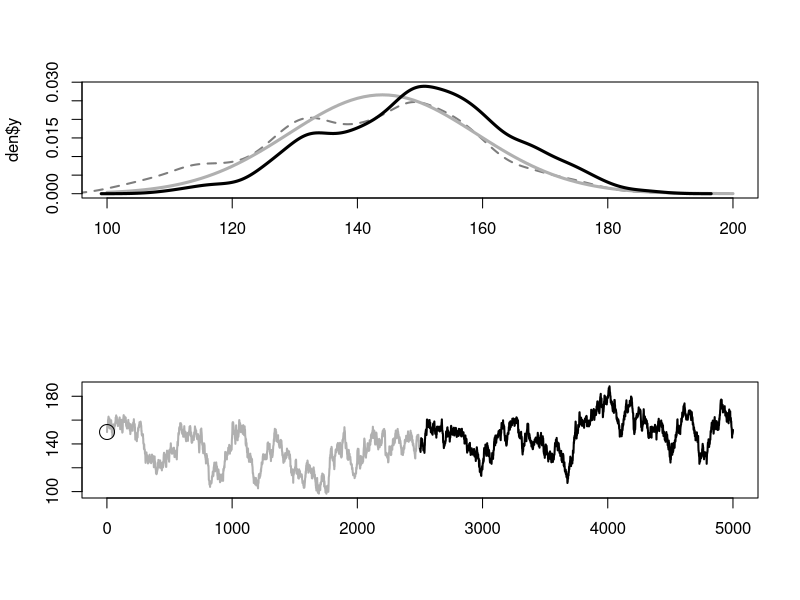
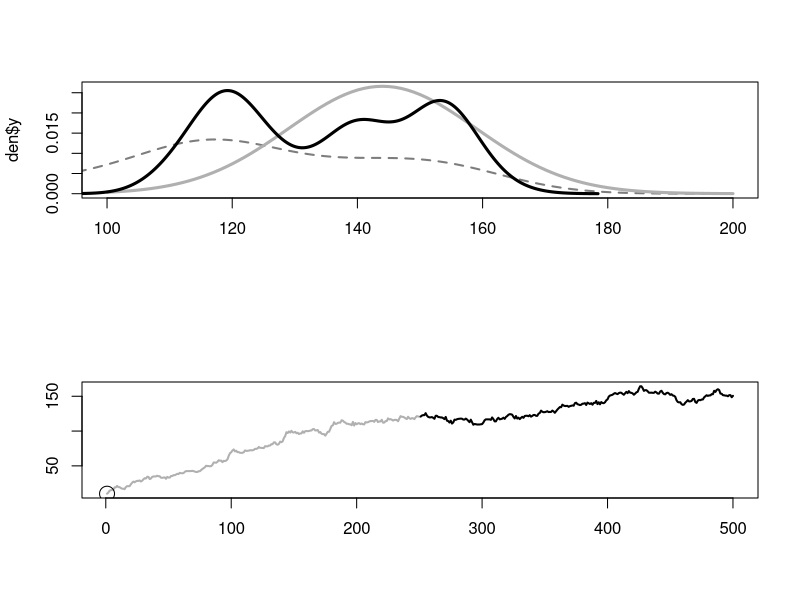
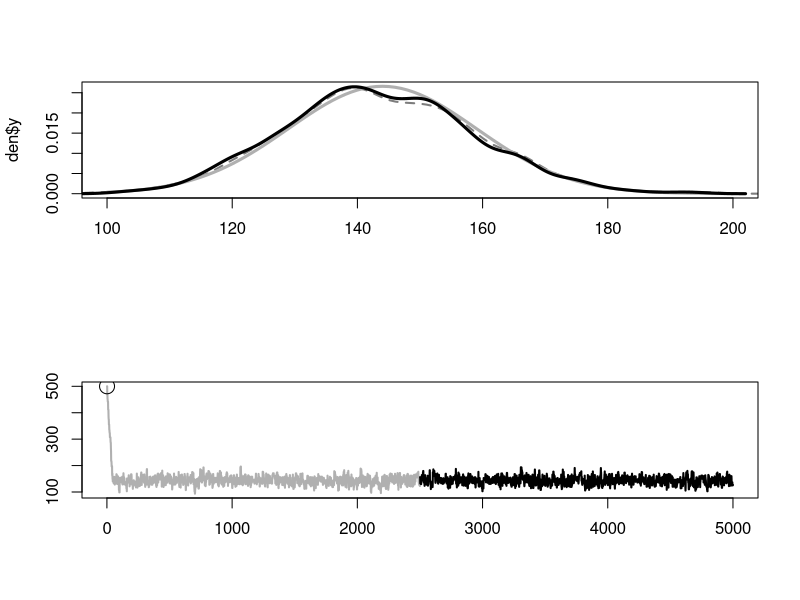

Source code (R) for these figures, in order:
pkg <- c("tibble", "ggplot2", "data.table", "gridExtra")
sapply(pkg, require, character.only = TRUE)
wk <- ifelse(.Platform$OS.type =="windows",
             shortPathName("F:/PPT/ComputationalModelling/ch7/"),
             "/media/yslin/Tui/PPT/ComputationalModelling/ch7/")
setwd(wk)
rm(list = ls())
## "Suppose we administer an intelligence test to a chiuld who is one of a 
## group of children considered to be particularly gifted. The child scores 
## y = 144 on a test that is known to be normally distributed with sigma = 15
## for the population at large
##
## What is the likely value of mu for the population of gifted children, 
## assuming a uniform prior distribution for mu?"
##
##
run <- function(nmc = 5000, data = 144, propsd = 2, starting = 150, jump = 2) {
  chain <- rep(0, nmc)
  fixed_sd <- 15
  chain[1] <- starting
  
  ## starting from the 2nd
  for (i in 2:nmc) {
    current <- chain[i - 1]  
    proposal <- current + rnorm(1, 0, jump)
    
    ## Assume a Gaussian PDF / likelihood function, given a data set (ie obs)
    if (dnorm(data, proposal, fixed_sd) > dnorm(data, current, fixed_sd)) {
      chain[i] <- proposal
    } else {
      chain[i] <- ifelse(runif(1) < dnorm(data, proposal, fixed_sd)/dnorm(data,current,fixed_sd),
                         proposal, current)
      
    }
  }

  return(chain)
}

plot_chain <- function(obj, data = 144, starting = 150, burnlen = NULL) {
  
  nmc <- length(obj)
  if (is.null(burnlen)) {
    burnlen <- ceiling(nmc/2)    
  }

  
  x <- seq(100, 200, 1)
  y <- dnorm(x, data, 15)
  den <- density(obj)
  den2 <- density(obj[(burnlen + 1):nmc])
  ymax <- max(den$y, y, den2$y)
  
  par(mfrow = c(2, 1))
  plot(x = den$x, y = den$y, xlim = c(100, 200), ylim = c(0, ymax), type = "l",
       lty = "dashed", lwd = 2, main = "", xlab = "", col = "grey49")
  lines(x = x, y = y, col = "grey69", lwd = 3)      
  lines(x = den2$x, y = den2$y, lwd = 3)      
  
  
  plot(x = 1:burnlen, y = obj[1:burnlen], type = "l", col = "grey69", 
       xlim = c(1, nmc), ylim = range(obj), lwd = 2, xlab = "", ylab = "")
  lines(x = (burnlen + 1):nmc, y = obj[(burnlen + 1):nmc], lwd = 2)
  points(x = 1, y = starting, pch = 1, cex = 2)
  par(mfrow = c(1, 1))
  
  cat("Mean and SD:", round(mean(obj), 2), ",", round(sd(obj), 2), "\n")
  
  cat("Remove burnin:", round(mean(obj[(burnlen + 1):nmc]), 2), ",", 
      round(sd(obj[(burnlen + 1):nmc]), 2), "\n")
      return(NULL)
}

obs <- 144
chain0 <- run(5000, data = obs)
chain1 <- run(500, data = obs, starting = 10)
chain2 <- run(5000, data = obs, starting = 500, jump = 20)

res <- plot_chain(chain0, data = obs)
res <- plot_chain(chain1, data = obs, starting = 10)
res <- plot_chain(chain2, data = obs, starting = 500)
